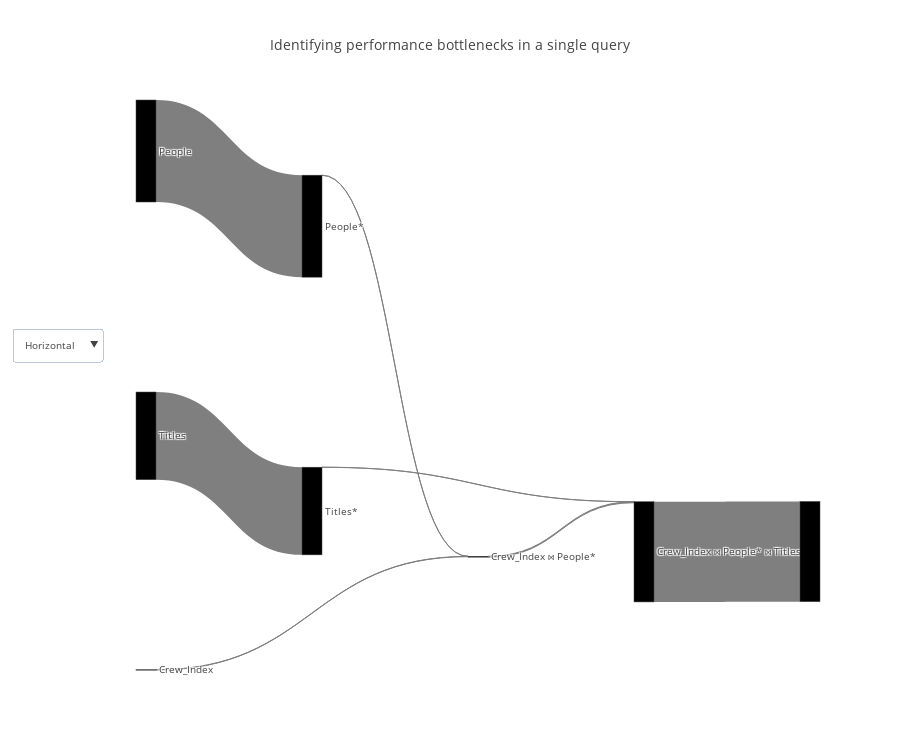

The cell this chart's notebook holds for it:
### Code cell
flow_df = query_renderer.get_flow_df(query, con_str=con_str)
query_renderer.vizualize(flow_df, title="Identifying performance bottlenecks in a single query", metrics=["actual_duration"], open_=False)

### Figure 1 — Plotly figure (JSON) as saved in the notebook; plotly's stock layout.template omitted (floating-point values rounded to 4 significant figures)
{"data": [{"link": {"color": ["#7f7f7f", "#7f7f7f", "#7f7f7f", "#7f7f7f", "#7f7f7f", "#7f7f7f", "#7f7f7f"], "label": ["\nDescription: Finds relevant records based on an Index. Index Scans perform 2 read operations: one to read the index and another to read the actual value from the table.", "\nDescription: Finds relevant records by sequentially scanning the input record set. When reading from a table, Seq Scans (unlike Index Scans) perform a single read operation (only the table is read).", "\nDescription: Filter relation to hold only relevant records.Filter condition: (people.name = ANY ('{\"Owen Wilson\",\"Adam Sandler\",\"Jason Segel\"}'::text[]))", "\nDescription: Merges two record sets by looping through every record in the first set and trying to find a match in the second set. All matching records are returned.", "\nDescription: Finds relevant records by sequentially scanning the input record set. When reading from a table, Seq Scans (unlike Index Scans) perform a single read operation (only the table is read).", "\nDescription: Filter relation to hold only relevant records.Filter condition: (titles.genres ~~ '%Comedy%'::text)", "\nDescription: Joins to record sets by hashing one of them (using a Hash Scan).Hash Cond ('Inner', '(titles.title_id = crew.title_id)')"], "source": [0, 1, 2, 3, 4, 5, 6], "target": [3, 2, 3, 6, 5, 6, 7], "value": [3, 982, 1, 9, 844, 1, 965]}, "node": {"color": ["black", "black", "black", "black", "black", "black", "black"], "label": ["Crew_Index", "People", "People*", "Crew_Index ⋈ People*", "Titles", "Titles*", "Crew_Index ⋈ People* ⋈ Titles*"], "pad": 200}, "orientation": "h", "type": "sankey", "valueformat": ",", "valuesuffix": [" Seconds", " Seconds", " Seconds", " Seconds", " Seconds", " Seconds", " Seconds"]}], "layout": {"font": {"size": 10}, "height": 750, "title": "Identifying performance bottlenecks in a single query", "updatemenus": [{"buttons": [{"args": ["orientation", "h"], "label": "Horizontal", "method": "restyle"}, {"args": ["orientation", "v"], "label": "Vertical", "method": "restyle"}], "y": 0.6}]}}
